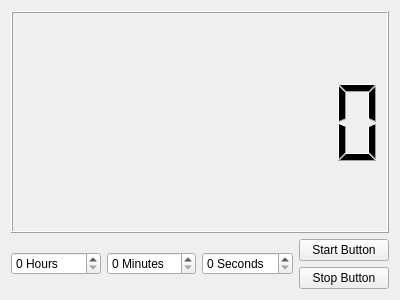
<?xml version="1.0" encoding="UTF-8"?>
<ui version="4.0">
 <class>TimerPageWidget</class>
 <widget class="QWidget" name="TimerPageWidget">
  <property name="geometry">
   <rect>
    <x>0</x>
    <y>0</y>
    <width>400</width>
    <height>300</height>
   </rect>
  </property>
  <property name="windowTitle">
   <string>Form</string>
  </property>
  <layout class="QVBoxLayout" name="verticalLayout_4">
   <item>
    <widget class="QLCDNumber" name="timeDisplay">
     <property name="digitCount">
      <number>8</number>
     </property>
     <property name="mode">
      <enum>QLCDNumber::Hex</enum>
     </property>
     <property name="value" stdset="0">
      <double>0.000000000000000</double>
     </property>
    </widget>
   </item>
   <item>
    <layout class="QHBoxLayout" name="horizontalLayout">
     <item>
      <widget class="QSpinBox" name="hourSpinBox">
       <property name="suffix">
        <string> Hours</string>
       </property>
       <property name="maximum">
        <number>23</number>
       </property>
      </widget>
     </item>
     <item>
      <widget class="QSpinBox" name="minSpinBox">
       <property name="suffix">
        <string> Minutes</string>
       </property>
       <property name="maximum">
        <number>59</number>
       </property>
      </widget>
     </item>
     <item>
      <widget class="QSpinBox" name="secSpinBox">
       <property name="suffix">
        <string> Seconds</string>
       </property>
       <property name="maximum">
        <number>59</number>
       </property>
      </widget>
     </item>
     <item>
      <layout class="QVBoxLayout" name="verticalLayout_8">
       <item>
        <widget class="QPushButton" name="startButton">
         <property name="text">
          <string>Start Button</string>
         </property>
        </widget>
       </item>
       <item>
        <widget class="QPushButton" name="stopButton">
         <property name="text">
          <string>Stop Button</string>
         </property>
        </widget>
       </item>
      </layout>
     </item>
    </layout>
   </item>
  </layout>
 </widget>
 <resources/>
 <connections/>
</ui>
